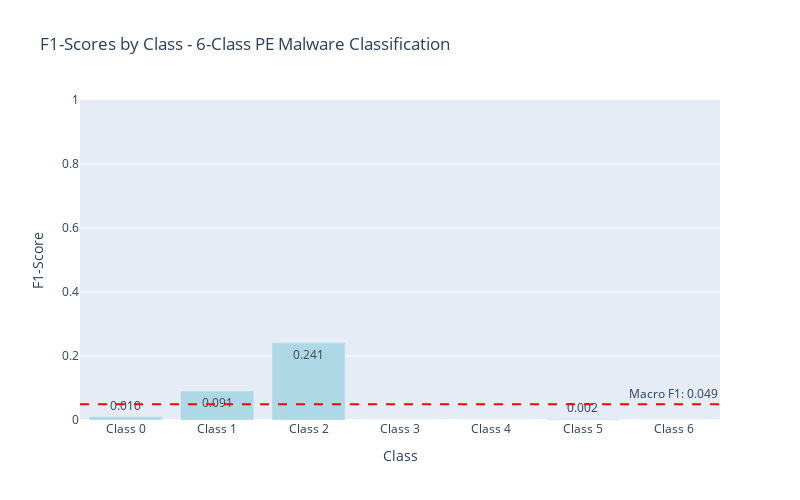
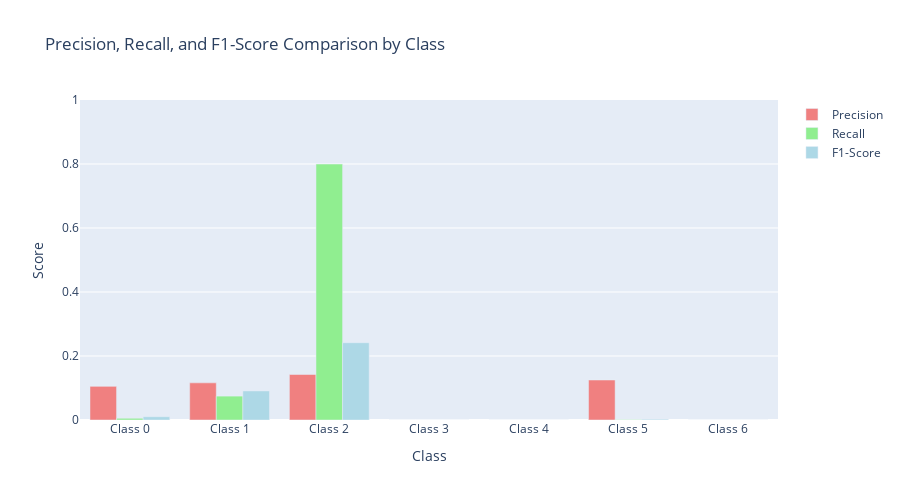

The cell these charts' notebook holds for them, in order:
### Code cell
# 5. Comprehensive F1-Score Visualization
f1_scores_final = []
precisions_final = []
recalls_final = []

for i in range(num_classes):
    true_positives = cm[i, i]
    false_positives = cm[:, i].sum() - true_positives
    false_negatives = cm[i, :].sum() - true_positives
    
    precision_val = true_positives / (true_positives + false_positives) if (true_positives + false_positives) > 0 else 0
    recall_val = true_positives / (true_positives + false_negatives) if (true_positives + false_negatives) > 0 else 0
    f1_val = 2 * (precision_val * recall_val) / (precision_val + recall_val) if (precision_val + recall_val) > 0 else 0
    
    f1_scores_final.append(f1_val)
    precisions_final.append(precision_val)
    recalls_final.append(recall_val)

# Create F1-Score bar chart
fig_f1 = go.Figure()

fig_f1.add_trace(go.Bar(
    x=[f'Class {i}' for i in range(num_classes)],
    y=f1_scores_final,
    name='F1-Score',
    marker_color='lightblue',
    text=[f'{score:.3f}' for score in f1_scores_final],
    textposition='auto'
))

# Add macro F1-score line
fig_f1.add_hline(
    y=macro_f1, 
    line_dash="dash", 
    line_color="red",
    annotation_text=f"Macro F1: {macro_f1:.3f}",
    annotation_position="top right"
)

fig_f1.update_layout(
    title='F1-Scores by Class - 6-Class PE Malware Classification',
    xaxis_title='Class',
    yaxis_title='F1-Score',
    width=800,
    height=500,
    yaxis=dict(range=[0, 1])
)

fig_f1.show()

# Create comprehensive metrics comparison
metrics_comparison = go.Figure()

x_pos = np.arange(num_classes)
width = 0.25

metrics_comparison.add_trace(go.Bar(
    name='Precision',
    x=[f'Class {i}' for i in range(num_classes)],
    y=precisions_final,
    marker_color='lightcoral'
))

metrics_comparison.add_trace(go.Bar(
    name='Recall',
    x=[f'Class {i}' for i in range(num_classes)],
    y=recalls_final,
    marker_color='lightgreen'
))

metrics_comparison.add_trace(go.Bar(
    name='F1-Score',
    x=[f'Class {i}' for i in range(num_classes)],
    y=f1_scores_final,
    marker_color='lightblue'
))

metrics_comparison.update_layout(
    title='Precision, Recall, and F1-Score Comparison by Class',
    xaxis_title='Class',
    yaxis_title='Score',
    barmode='group',
    width=900,
    height=500,
    yaxis=dict(range=[0, 1])
)

metrics_comparison.show()

print("All visualizations completed!")
print("\nFinal Model Summary:")
print(f"Test Accuracy: {test_accuracy*100:.2f}%")
print(f"Macro F1-Score: {macro_f1:.4f}")
print(f"Macro ROC-AUC: {roc_auc['macro']:.4f}")
print(f"Average PR-AUC: {avg_pr_auc:.4f}")
print(f"Training completed in {len(train_losses)} epochs")

### Figure 1 — Plotly figure (JSON) as saved in the notebook; plotly's stock layout.template omitted (floating-point values rounded to 4 significant figures)
{"data": [{"marker": {"color": "lightblue"}, "name": "F1-Score", "text": ["0.010", "0.091", "0.241", "0.000", "0.000", "0.002", "0.000"], "textposition": "auto", "type": "bar", "x": ["Class 0", "Class 1", "Class 2", "Class 3", "Class 4", "Class 5", "Class 6"], "y": [0.01015, 0.09085, 0.2415, 0, 0, 0.002345, 0]}], "layout": {"annotations": [{"showarrow": false, "text": "Macro F1: 0.049", "x": 1, "xanchor": "right", "xref": "x domain", "y": 0.04926, "yanchor": "bottom", "yref": "y"}], "height": 500, "shapes": [{"line": {"color": "red", "dash": "dash"}, "type": "line", "x0": 0, "x1": 1, "xref": "x domain", "y0": 0.04926, "y1": 0.04926, "yref": "y"}], "title": {"text": "F1-Scores by Class - 6-Class PE Malware Classification"}, "width": 800, "xaxis": {"title": {"text": "Class"}}, "yaxis": {"range": [0, 1], "title": {"text": "F1-Score"}}}}

### Figure 2 — Plotly figure (JSON) as saved in the notebook; plotly's stock layout.template omitted (floating-point values rounded to 4 significant figures)
{"data": [{"marker": {"color": "lightcoral"}, "name": "Precision", "type": "bar", "x": ["Class 0", "Class 1", "Class 2", "Class 3", "Class 4", "Class 5", "Class 6"], "y": [0.1053, 0.1161, 0.1422, 0, 0, 0.125, 0]}, {"marker": {"color": "lightgreen"}, "name": "Recall", "type": "bar", "x": ["Class 0", "Class 1", "Class 2", "Class 3", "Class 4", "Class 5", "Class 6"], "y": [0.005333, 0.07463, 0.7998, 0, 0, 0.001183, 0]}, {"marker": {"color": "lightblue"}, "name": "F1-Score", "type": "bar", "x": ["Class 0", "Class 1", "Class 2", "Class 3", "Class 4", "Class 5", "Class 6"], "y": [0.01015, 0.09085, 0.2415, 0, 0, 0.002345, 0]}], "layout": {"barmode": "group", "height": 500, "title": {"text": "Precision, Recall, and F1-Score Comparison by Class"}, "width": 900, "xaxis": {"title": {"text": "Class"}}, "yaxis": {"range": [0, 1], "title": {"text": "Score"}}}}
